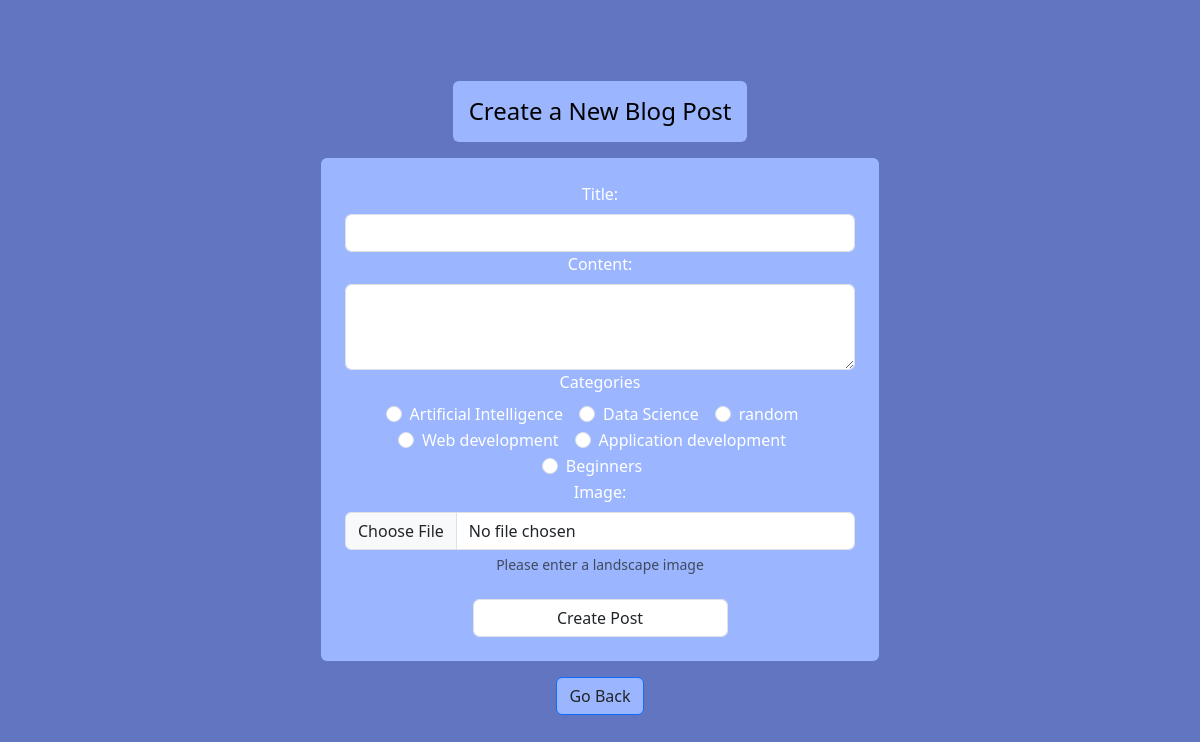
Screenshot of /pages/create-blog.php with the database file from the repository.
### tables this page shows
CREATE TABLE `tags` (
  `tag_id` int(11) NOT NULL,
  `tag_name` varchar(255) NOT NULL
);

### templates/categoriesbtn.php (called while the page is built)
<?php
function Categories($conn) {
    $categories = [];
    $query = "SELECT * FROM tags";
    $result = mysqli_query($conn, $query);
    if (mysqli_num_rows($result) > 0) {
        while ($row = mysqli_fetch_assoc($result)) {
            $categoryId = $row['tag_id'];
            $categoryName = $row['tag_name'];
            $category = [
                'id' => $categoryId,
                'name' => $categoryName
            ];
            $categories[] = $category;
        }
    } else {
        echo "No categories found.";
    }
    return $categories;
}
?>

### pages/create-blog.php (the view, shortened to what this page needs)
<!DOCTYPE html>
<html lang="en">
<head>
    <link href="https://cdn.jsdelivr.net/npm/bootstrap@5.3.2/dist/css/bootstrap.min.css" rel="stylesheet">
    <link rel="stylesheet" href="../assets/css/style.css">
</head>
<body>
    <?php include("../config/db.php");
          include("../templates/categoriesbtn.php");
    ?>
    <div class="container d-flex align-items-center justify-content-center flex-column " style = "height:100vh;">
    <h4 class="p-3 mt-1 bg-warning rounded">Create a New Blog Post</h4>
    <form action="" method="POST" enctype="multipart/form-data" class="form d-flex align-items-center flex-column p-4 login-form text-white m-2 rounded" style="width:50%">
        <label for="title" class="form-label">Title:</label>
        <input type="text" id="title" name="title" required class="form-control" max="255">
        <label for="content" class="form-label">Content:</label>
        <textarea id="content" name="content" rows="3" required class="form-control"></textarea>
        <label for="categories" class="form-label">Categories</label>
        <div class="d-flex align-items-center justify-content-center flex-wrap">
            <?php
            $categories = Categories($conn);
            foreach ($categories as $category): ?>
                <div class="form-check form-check-inline">
                    <input class="form-check-input" type="radio" name="category" id="category<?php echo $category['id']; ?>" value="<?php echo $category['id']; ?>">
                    <label class="form-check-label" for="category<?php echo $category['id']; ?>">
                        <?php echo $category['name']; ?>
                    </label>
                </div>
            <?php endforeach; ?>
        </div>
        <label for="image" class="form-label">Image:</label>
        <input type="file" id="image" name="image" class="form-control" required>
        <div class="form-text">Please enter a landscape image</div>
        <br>
        <input type="submit" value="Create Post" name="Create" class="form-control w-50">
    </form>
    <center> <button class="btn btn-outline-primary m-2"><a href="blog.php" class="text-decoration-none text-dark  "> Go Back</a></button></center>
    </div>
    </body>
    </html>

### assets/css/style.css (style rules this page uses)
* { margin:0; border:0; text-decoration:none; list-style: none; box-sizing: border-box; }
body { background: #6175c1 !important; }
.login-form { background: #9bb6fe!important; }
.btn-outline-warning ,.bg-warning ,.btn-outline-primary ,.btn-primary ,.btn-warning { background-color: #9bb6fe !important; color:black !important; }

### rows the page displays
tags: tag_name "Artificial Intelligence"
tags: tag_name "Data Science"
tags: tag_name "random"
tags: tag_name "Web development"
tags: tag_name "Application development"
tags: tag_name "Beginners"
